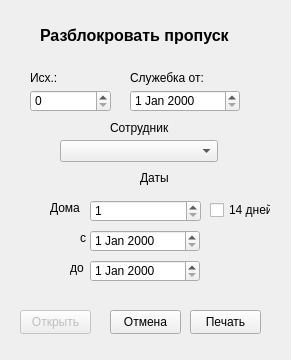
<?xml version="1.0" encoding="UTF-8"?>
<ui version="4.0">
 <class>Form</class>
 <widget class="QWidget" name="Form">
  <property name="geometry">
   <rect>
    <x>0</x>
    <y>0</y>
    <width>291</width>
    <height>360</height>
   </rect>
  </property>
  <property name="windowTitle">
   <string>Form</string>
  </property>
  <widget class="QDateEdit" name="d_from">
   <property name="enabled">
    <bool>true</bool>
   </property>
   <property name="geometry">
    <rect>
     <x>90</x>
     <y>230</y>
     <width>110</width>
     <height>22</height>
    </rect>
   </property>
  </widget>
  <widget class="QDateEdit" name="d_to">
   <property name="geometry">
    <rect>
     <x>90</x>
     <y>260</y>
     <width>110</width>
     <height>22</height>
    </rect>
   </property>
  </widget>
  <widget class="QLabel" name="label">
   <property name="geometry">
    <rect>
     <x>80</x>
     <y>230</y>
     <width>49</width>
     <height>16</height>
    </rect>
   </property>
   <property name="text">
    <string>с</string>
   </property>
  </widget>
  <widget class="QLabel" name="label_2">
   <property name="geometry">
    <rect>
     <x>70</x>
     <y>260</y>
     <width>31</width>
     <height>16</height>
    </rect>
   </property>
   <property name="text">
    <string>до</string>
   </property>
  </widget>
  <widget class="QLabel" name="label_4">
   <property name="geometry">
    <rect>
     <x>140</x>
     <y>170</y>
     <width>49</width>
     <height>16</height>
    </rect>
   </property>
   <property name="text">
    <string>Даты</string>
   </property>
  </widget>
  <widget class="QLabel" name="label_5">
   <property name="geometry">
    <rect>
     <x>110</x>
     <y>120</y>
     <width>101</width>
     <height>16</height>
    </rect>
   </property>
   <property name="text">
    <string>Сотрудник</string>
   </property>
  </widget>
  <widget class="QLabel" name="label_6">
   <property name="geometry">
    <rect>
     <x>40</x>
     <y>20</y>
     <width>221</width>
     <height>31</height>
    </rect>
   </property>
   <property name="font">
    <font>
     <pointsize>12</pointsize>
     <bold>true</bold>
    </font>
   </property>
   <property name="text">
    <string>Разблокровать пропуск</string>
   </property>
  </widget>
  <widget class="QPushButton" name="b_ok">
   <property name="geometry">
    <rect>
     <x>190</x>
     <y>310</y>
     <width>71</width>
     <height>24</height>
    </rect>
   </property>
   <property name="text">
    <string>Печать</string>
   </property>
  </widget>
  <widget class="QPushButton" name="b_cancel">
   <property name="geometry">
    <rect>
     <x>110</x>
     <y>310</y>
     <width>71</width>
     <height>24</height>
    </rect>
   </property>
   <property name="text">
    <string>Отмена</string>
   </property>
  </widget>
  <widget class="QDateEdit" name="d_note">
   <property name="geometry">
    <rect>
     <x>130</x>
     <y>90</y>
     <width>110</width>
     <height>22</height>
    </rect>
   </property>
  </widget>
  <widget class="QLabel" name="label_7">
   <property name="geometry">
    <rect>
     <x>130</x>
     <y>70</y>
     <width>101</width>
     <height>16</height>
    </rect>
   </property>
   <property name="text">
    <string>Служебка от:</string>
   </property>
  </widget>
  <widget class="QSpinBox" name="number">
   <property name="geometry">
    <rect>
     <x>30</x>
     <y>90</y>
     <width>81</width>
     <height>22</height>
    </rect>
   </property>
   <property name="maximum">
    <number>10000</number>
   </property>
  </widget>
  <widget class="QLabel" name="label_8">
   <property name="geometry">
    <rect>
     <x>30</x>
     <y>70</y>
     <width>49</width>
     <height>16</height>
    </rect>
   </property>
   <property name="text">
    <string>Исх.:</string>
   </property>
  </widget>
  <widget class="QPushButton" name="b_open">
   <property name="enabled">
    <bool>false</bool>
   </property>
   <property name="geometry">
    <rect>
     <x>20</x>
     <y>310</y>
     <width>71</width>
     <height>24</height>
    </rect>
   </property>
   <property name="text">
    <string>Открыть</string>
   </property>
  </widget>
  <widget class="QComboBox" name="cb_worker">
   <property name="geometry">
    <rect>
     <x>60</x>
     <y>140</y>
     <width>158</width>
     <height>22</height>
    </rect>
   </property>
  </widget>
  <widget class="QLabel" name="label_3">
   <property name="geometry">
    <rect>
     <x>50</x>
     <y>200</y>
     <width>41</width>
     <height>16</height>
    </rect>
   </property>
   <property name="text">
    <string>Дома</string>
   </property>
  </widget>
  <widget class="QCheckBox" name="cb_all_days">
   <property name="geometry">
    <rect>
     <x>210</x>
     <y>200</y>
     <width>61</width>
     <height>20</height>
    </rect>
   </property>
   <property name="text">
    <string>14 дней</string>
   </property>
  </widget>
  <widget class="QSpinBox" name="sb_days">
   <property name="geometry">
    <rect>
     <x>90</x>
     <y>200</y>
     <width>111</width>
     <height>22</height>
    </rect>
   </property>
   <property name="minimum">
    <number>1</number>
   </property>
   <property name="maximum">
    <number>14</number>
   </property>
  </widget>
 </widget>
 <resources/>
 <connections/>
</ui>
